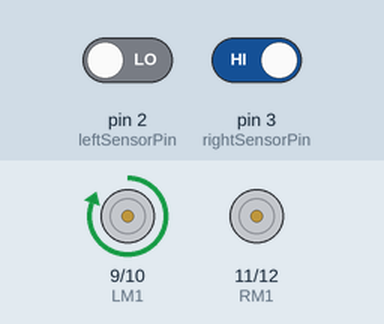
Bench run of a sketch on a simulated Arduino Uno, built with avr-gcc and run on an emulated ATmega328P. On the bench: motor-driver pin pairs drawn as motors (green arrow = first pin HIGH = forward, orange = second pin HIGH = backward, longer = more drive). Inputs (shaded band) come from the test bench; at power-on: pin 3 (rightSensorPin) HIGH, pin 2 (leftSensorPin) LOW.

Above: at 1.2 s.
1.3 s: pin 3 (rightSensorPin) driven LOW
At 1.6 s:
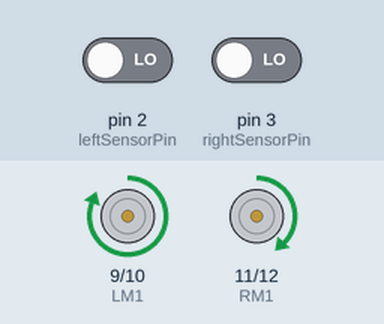
2.8 s: pin 2 (leftSensorPin) driven HIGH
At 4.0 s:
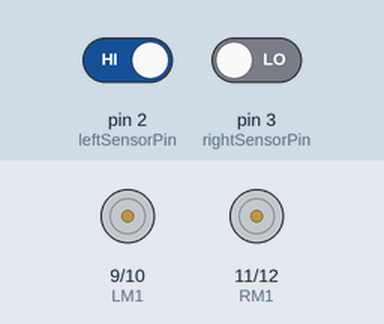
4.3 s: pin 2 (leftSensorPin) driven LOW
At 5.1 s:
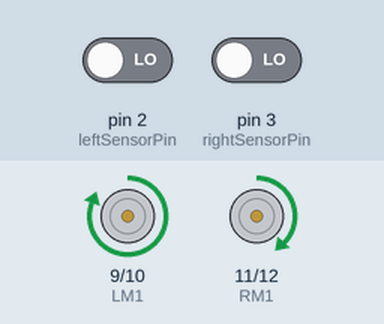
Timing chart, 0 to 7.3 s (numbered marks = the images above; inputs shaded):
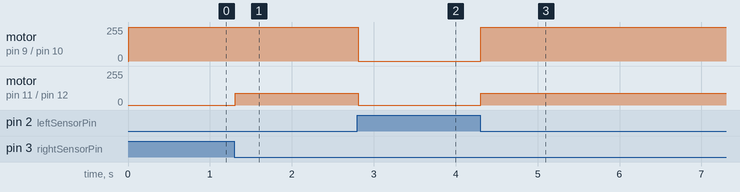

The sketch:

Black_Line_Following_Robot.ino
```cpp
/*
   Code by Kiran Hart
   https://www.GitHub.com/kiranhart/
*/

/*
  Define the pins of which the motors are connected to,
  we'll make them constants since don't want these to be
  changed anywhere else in the program but here.
*/
const int LM1 = 9; // Left Motor #1
const int LM2 = 10; // Left Motor #2
const int RM1 = 11; // Right Motor #1
const int RM2 = 12; // Right Motor #2

/*
  Create variables to store which digital pin the IR
  sensors are connected to. (Which digital pin "R"
  connects to from the QTI IR Sensor.
*/
int leftSensorPin = 2;
int rightSensorPin = 3;

void setup() {
  //Start the serial monitor so we can print
  //any important data to be viewed by the user.
  Serial.begin(9600);

  //Setup the pinModes for the motors
  pinMode(LM1, OUTPUT);
  pinMode(LM2, OUTPUT);
  pinMode(RM1, OUTPUT);
  pinMode(RM2, OUTPUT);
}

/*
   This method will be used to charge and discharge the capacitor on the IR sensor, doing
   this will allow us to read either a zero or one. If it reads zero that means that it's
   detecting a white surface, if it reads a one then that means it's detecting a black surface.
*/
int getIRSensorValue(int sensorPin) {
  //Charge the capacitor
  pinMode(sensorPin, OUTPUT);
  digitalWrite(sensorPin, HIGH);
  delay(1);
  //Discharge the capacitor
  pinMode(sensorPin, INPUT);
  digitalWrite(sensorPin, LOW);
  delay(1);
  return digitalRead(sensorPin);
}

/*
   This will be used to control the motors, each motor has two values, depending on the values
   either high or low (0 -255) the speed can be changed, same for the rotation direction.

   In Our case:
   Left/Right Speed One > 0 && Left/Right Speed Two == 0 will move the motors in the correct direction
   If your's is moving backwards you can switch the two wire pins for each motor, for example, connect
   the wire that goes to pin 3 of the L293D to pin 6, and 6 to 3. Same for the other motor if needed.

   If you don't want to rewire setting the left/right speed two > 0 and left/right speed one == 0 may work.

*/
void moveMotors(int leftSpeedOne, int leftSpeedTwo, int rightSpeedOne, int rightSpeedTwo) {
  analogWrite(LM1, leftSpeedOne);
  analogWrite(LM2, leftSpeedTwo);
  analogWrite(RM1, rightSpeedOne);
  analogWrite(RM2, rightSpeedOne);
}

void loop() {
  //Both of the sensors are detecting a white surface.
  if (getIRSensorValue(leftSensorPin) == 0 && getIRSensorValue(rightSensorPin) == 0) {
    moveMotors(255, 0, 90, 0);
  } else if (getIRSensorValue(leftSensorPin) == 1 && getIRSensorValue(rightSensorPin) == 0) {
    /*If the left sensor is detecting a black surface / line slow down the left wheel so that
    the right one will be moving faster allowing the robot to turn left.*/
    moveMotors(0, 0, 255, 0);
  } else if (getIRSensorValue(leftSensorPin) == 0 && getIRSensorValue(rightSensorPin) == 1) {
    /*If the right sensor is detecting a black surface / line slow down the right wheel so
    the left one will be moving faster causing the robot to turn right*/
    moveMotors(255, 0, 0, 0);
  }
}
```

Measured:
- after the input at 1.3 s, motor on pin 11 (RM1) / pin 12 (RM2): stopped → forward 90/255 at once
- after the input at 2.8 s, motor on pin 9 (LM1) / pin 10 (LM2): forward 255/255 → stopped at once; motor on pin 11 (RM1) / pin 12 (RM2): forward 90/255 → stopped at once
- after the input at 4.3 s, motor on pin 9 (LM1) / pin 10 (LM2): stopped → forward 255/255 at once; motor on pin 11 (RM1) / pin 12 (RM2): stopped → forward 90/255 at once
